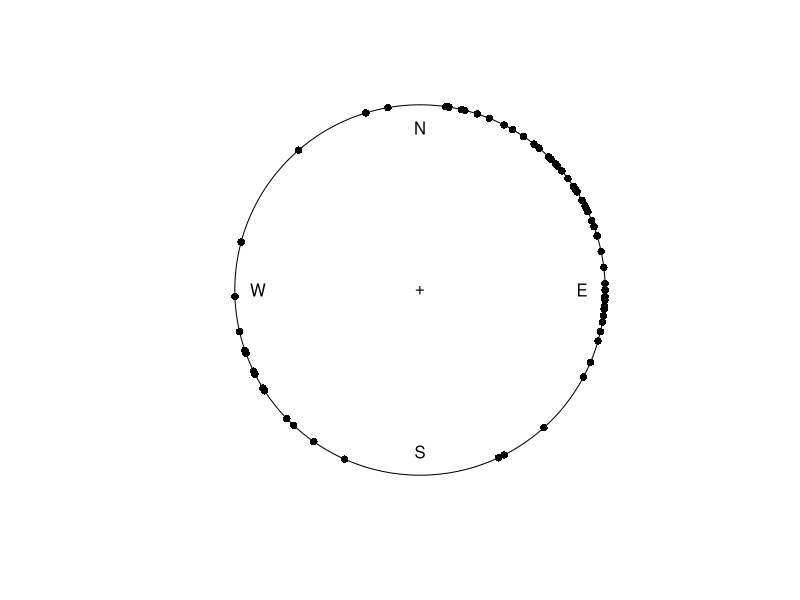

Source code (R):
library(circular)


### Name: fisherB4
### Title: B.4 Directional preferences of starhead topminnows
### Aliases: fisherB4 fisherB4c
### Keywords: datasets

### ** Examples

data(fisherB3c)
plot(fisherB3c)
